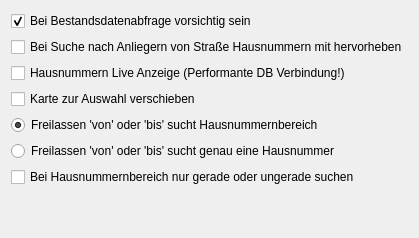
           <widget class="QWidget" name="tab_11">
            <attribute name="title">
             <string>Abfrage</string>
            </attribute>
            <layout class="QVBoxLayout" name="verticalLayout_10">
             <item>
              <widget class="QCheckBox" name="cb_vorsicht">
               <property name="text">
                <string>Bei Bestandsdatenabfrage vorsichtig sein</string>
               </property>
               <property name="checked">
                <bool>true</bool>
               </property>
              </widget>
             </item>
             <item>
              <widget class="QCheckBox" name="cb_highlight_hnr">
               <property name="text">
                <string>Bei Suche nach Anliegern von Straße Hausnummern mit hervorheben</string>
               </property>
              </widget>
             </item>
             <item>
              <widget class="QCheckBox" name="cb_live_hnr">
               <property name="text">
                <string>Hausnummern Live Anzeige (Performante DB Verbindung!)</string>
               </property>
              </widget>
             </item>
             <item>
              <widget class="QCheckBox" name="cb_zoom_map">
               <property name="text">
                <string>Karte zur Auswahl verschieben</string>
               </property>
              </widget>
             </item>
             <item>
              <widget class="QRadioButton" name="radioButton_hnrBereich">
               <property name="text">
                <string>Freilassen 'von' oder 'bis' sucht Hausnummernbereich</string>
               </property>
               <property name="checked">
                <bool>true</bool>
               </property>
              </widget>
             </item>
             <item>
              <widget class="QRadioButton" name="radioButton_hnrGenau">
               <property name="text">
                <string>Freilassen 'von' oder 'bis' sucht genau eine Hausnummer</string>
               </property>
              </widget>
             </item>
             <item>
              <widget class="QCheckBox" name="cb_search_oddeven">
               <property name="text">
                <string>Bei Hausnummernbereich nur gerade oder ungerade suchen</string>
               </property>
              </widget>
             </item>
             <item>
              <spacer name="verticalSpacer_6">
               <property name="orientation">
                <enum>Qt::Vertical</enum>
               </property>
               <property name="sizeHint" stdset="0">
                <size>
                 <width>20</width>
                 <height>40</height>
                </size>
               </property>
              </spacer>
             </item>
            </layout>
           </widget>
